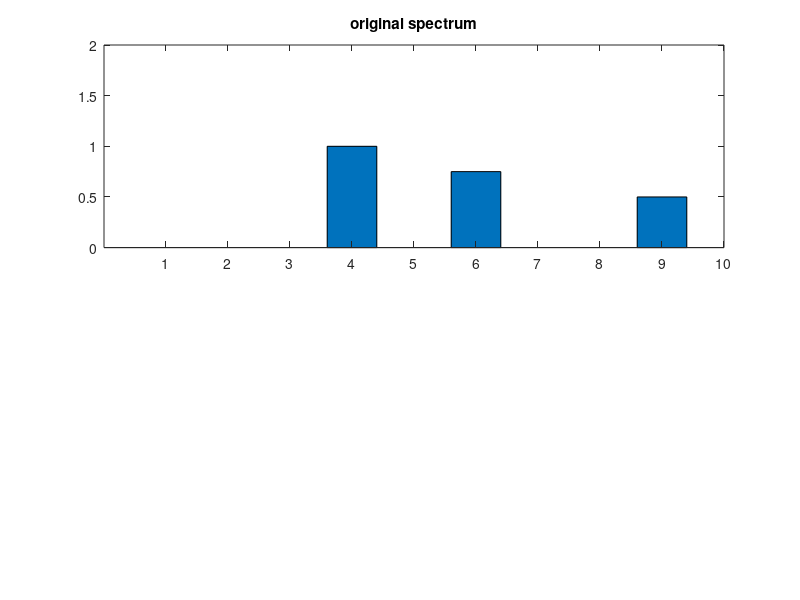

This figure's MATLAB source: (Note: this script raises an error after producing the figure.)
close all
Fs  = 40000;       % Sampling frequency 8 kHz
N   = 80000;       % Tones of 100 ms
t   = (0:N-1)/Fs;  % N samples at Fs
pit = 2*pi*t;

f = zeros(N,1);

n = 10;
f0 = 110;


a = [0 0 0 1 0 0.75 0 0 0.5 0];
figure(1)
subplot(2,1,1)
bar(a)
title('original spectrum')
axis([0 10 0 2])
setw

for k=1:n
    f = f + a(k)*sin(k*f0*pit');
end

K = 365;
F = zeros(n,1);
figure(2)
subplot(3,1,1);plot(f(1:K),'linewidth',2)
axis([0 K -2 2]);
title('f: original function')
setw
enterpause
for k=1:n
    figure(2)
    z = sin(k*f0*pit');
    q = z.*f;
    subplot(3,1,2);plot(z(1:K),'linewidth',2);title(['b: basis frequency = ' num2str(k)])
    axis([0 K -2 2]);
    subplot(3,1,3);bar(q(1:K));
    axis([0 K -2 2]);
    setw
    F(k) = mean(q)*2;
    title(['\int f x b = ' sprintf('%5.4f',F(k))])

    figure(1)
    subplot(2,1,2)
    bar(abs(F))
    axis([0 10 0 2])
    hold on
    plot(k,0,'rx')
    hold off
    title('computed spectrum')

    
    enterpause
    
end

